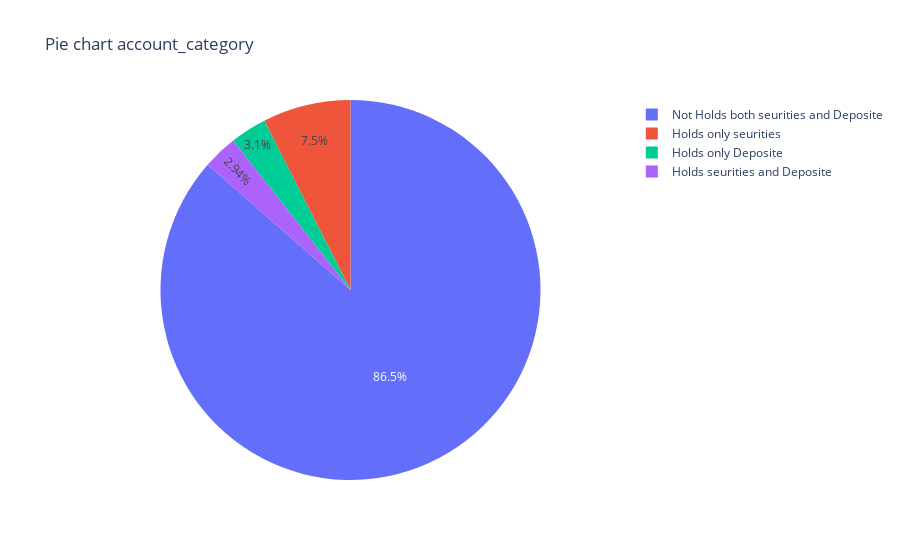

The notebook cell saved with this chart:
### Code cell
fig = ps.pie(values = account_category.values, names= account_category.index, title="Pie chart account_category")
fig.show()

### Figure 1 — Plotly figure (JSON) as saved in the notebook; plotly's stock layout.template omitted (floating-point values rounded to 4 significant figures)
{"data": [{"domain": {"x": [0, 1], "y": [0, 1]}, "hovertemplate": "label=%{label}<br>value=%{value}<extra></extra>", "labels": ["Not Holds both seurities and Deposite", "Holds only seurities ", "Holds only Deposite", "Holds seurities and Deposite"], "legendgroup": "", "name": "", "showlegend": true, "type": "pie", "values": [4323, 375, 155, 147]}], "layout": {"legend": {"tracegroupgap": 0}, "title": {"text": "Pie chart account_category"}}}
